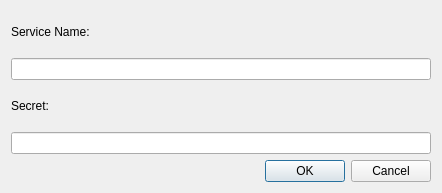
<?xml version="1.0" encoding="UTF-8"?>
<ui version="4.0">
 <class>AddDialog</class>
 <widget class="QDialog" name="AddDialog">
  <property name="geometry">
   <rect>
    <x>0</x>
    <y>0</y>
    <width>442</width>
    <height>193</height>
   </rect>
  </property>
  <property name="windowTitle">
   <string>Dialog</string>
  </property>
  <layout class="QVBoxLayout" name="verticalLayout">
   <item>
    <widget class="QLabel" name="serviceFormLabel">
     <property name="text">
      <string>Service Name:</string>
     </property>
    </widget>
   </item>
   <item>
    <widget class="QLineEdit" name="serviceEdit"/>
   </item>
   <item>
    <widget class="QLabel" name="secretFormLabel">
     <property name="text">
      <string>Secret:</string>
     </property>
    </widget>
   </item>
   <item>
    <widget class="QLineEdit" name="secretEdit"/>
   </item>
   <item>
    <widget class="QDialogButtonBox" name="buttonBox">
     <property name="orientation">
      <enum>Qt::Horizontal</enum>
     </property>
     <property name="standardButtons">
      <set>QDialogButtonBox::Cancel|QDialogButtonBox::Ok</set>
     </property>
    </widget>
   </item>
  </layout>
 </widget>
 <resources/>
 <connections>
  <connection>
   <sender>buttonBox</sender>
   <signal>accepted()</signal>
   <receiver>AddDialog</receiver>
   <slot>accept()</slot>
   <hints>
    <hint type="sourcelabel">
     <x>248</x>
     <y>254</y>
    </hint>
    <hint type="destinationlabel">
     <x>157</x>
     <y>274</y>
    </hint>
   </hints>
  </connection>
  <connection>
   <sender>buttonBox</sender>
   <signal>rejected()</signal>
   <receiver>AddDialog</receiver>
   <slot>reject()</slot>
   <hints>
    <hint type="sourcelabel">
     <x>316</x>
     <y>260</y>
    </hint>
    <hint type="destinationlabel">
     <x>286</x>
     <y>274</y>
    </hint>
   </hints>
  </connection>
 </connections>
</ui>
